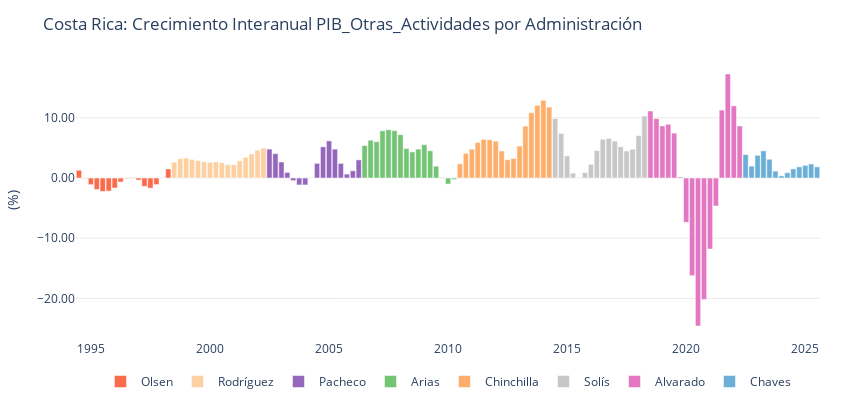

The notebook cell this image was saved under:
### Markdown cell above
<font color = 'red'> PIB POR ACTIVIDAD ECONÓMICA

### Code cell
df = ob_pibv_yoy.oferta.get_industrias()
df.columns = df.columns.str.replace('_TC', '')
df.info()
print('\n')
col = 'PIB_Otras_Actividades'
statistic = 'mean'

pib = df[[col]]
pib = tag_politics(pib)
pib = pib[pib['Label'] != 'Calderón']

stats_by_admin = compute_basic_statistics(pib, value_col=col, groupby_col='Label')
stats_by_admin = stats_by_admin.sort_values(by = statistic, ascending = False).round(2)

fig_pib_label = plot_timeseries_bars(
    df=pib,
    start = '1994-06-30',
    y_col=col,
    category_col="Label",
    title=f"Costa Rica: Crecimiento Interanual {col} por Administración",
    x_title="",
    y_title="(%)",
    y_round=2,
    y_suffix="",
    width=850,
    height=420,
    zero_line=False,
    showlegend=True,
    colors=presidential_colors,
    template='plotly_white',
    show_y_grid=True
)

fig_pib_label.show()

display(stats_by_admin[[statistic]].transpose())
